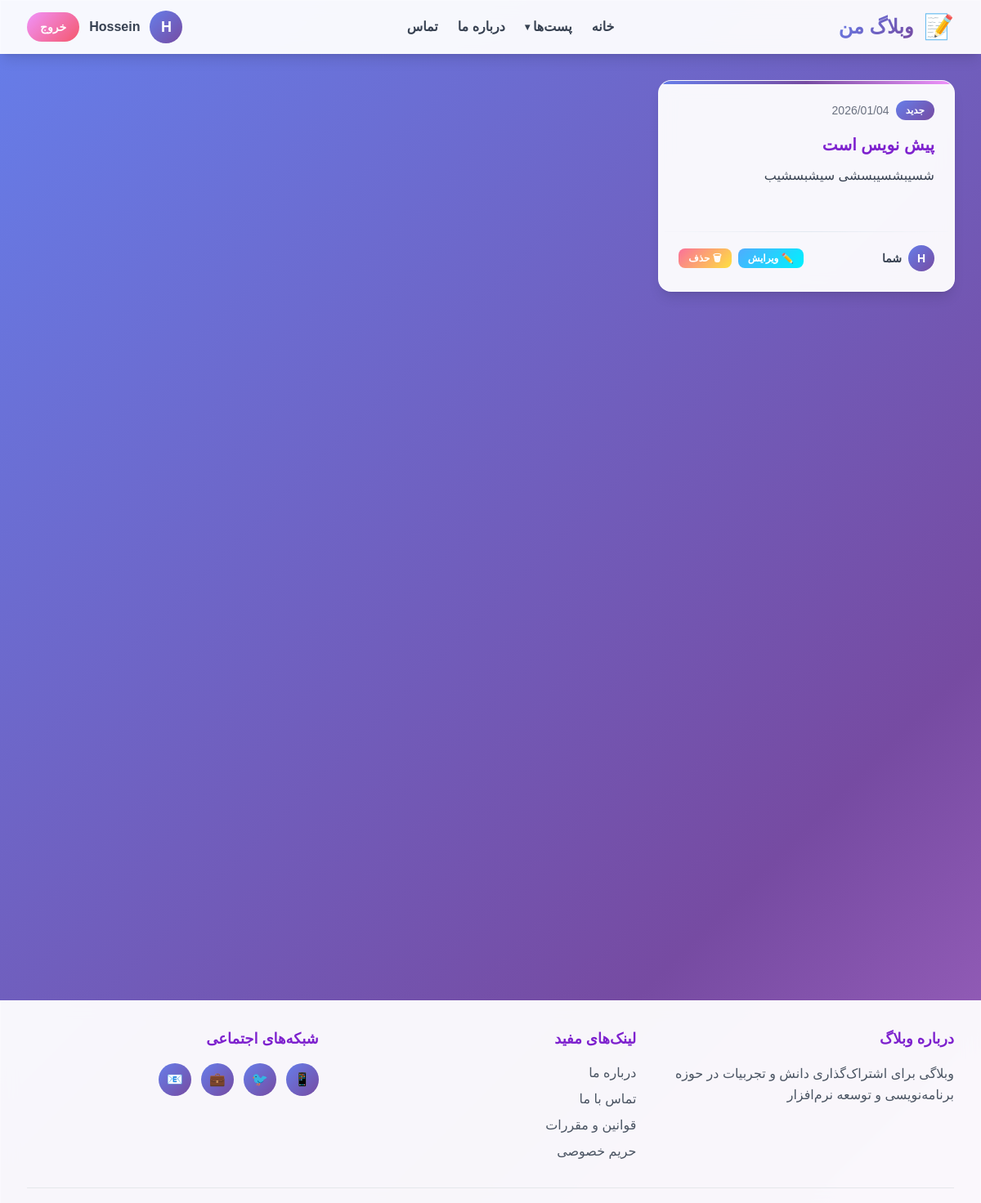
The app's page /mydrafts/ (signed in) with its own data.
### accounts/models.py (models this page shows)
class CustomUser(AbstractUser):
    email=models.CharField(unique=True)

### posts/models.py (models this page shows, shortened)
class Post(models.Model):
    title=models.CharField(max_length=100)
    description=models.TextField()
    author=models.ForeignKey(CustomUser,on_delete=models.CASCADE)
    created_at=models.DateTimeField(auto_now_add=True)
    updated_at=models.DateTimeField(auto_now=True)
    STATUS_CHOICES=(
        ('pub','عمومی'),
        ('drf','پیش نویس'),
    )
    status=models.CharField(choices=STATUS_CHOICES,max_length=100,default='drf')

### pages/views.py (the view)
# urls.py: path('mydrafts/',views.MyDrafts.as_view(),name='mydrafts'),
class MyDrafts(LoginRequiredMixin,generic.ListView):
    model=models.Post
    template_name='pages/mydrafts.html'
    context_object_name='posts'
    def get_queryset(self):
        return models.Post.objects.filter(author=self.request.user,status='drf')

### pages/templates/pages/mydrafts.html (shortened to what this page needs)
{% extends '_base.html' %}
{% block content %}
  <div class="min-h-[70vh] fade-in">
    <div class="grid grid-cols-1 md:grid-cols-2 lg:grid-cols-3 gap-6">
      {% if posts %}
        {% for post in posts %}
          <div class="post-card glass-effect rounded-2xl shadow-lg hover-lift fade-in">
            <a href="{% url 'post_detail' post.pk %}" class="block p-4 md:p-6">
              <div class="flex items-center gap-2 mb-3 md:mb-4">
                {% if forloop.first %}
                  <span class="badge text-xs">جدید</span>
                {% endif %}
                <span class="text-xs md:text-sm text-gray-500">{{ post.created_at|date:'Y/m/d' }}</span>
              </div>
              <h3 class="text-lg md:text-xl font-bold text-purple-700 mb-2 md:mb-3">{{ post.title }}</h3>
              <p class="text-sm md:text-base text-gray-700 mb-3 md:mb-4 leading-relaxed">{{ post.description|truncatewords:20 }}</p>
            </a>
            <div class="divider my-3 md:my-4"></div>
            <div class="px-4 md:px-6 pb-4 md:pb-6">
              <div class="flex items-center justify-between">
                <div class="flex items-center gap-2">
                  <div class="avatar text-sm" style="width: 32px; height: 32px; font-size: 14px;">{{ post.author.username.0 }}</div>
                  <div class="font-semibold text-gray-700 text-xs md:text-sm">شما</div>
                </div>
                {% if request.user == post.author %}
                  <div class="flex gap-1 md:gap-2">
                    <a href="{% url 'post_update' post.pk %}" class="px-2 md:px-3 py-1 btn-edit text-white rounded-lg text-xs font-bold">✏️ ویرایش</a>
                    <a href="{% url 'post_delete' post.pk %}" class="px-2 md:px-3 py-1 btn-delete text-white rounded-lg text-xs font-bold">🗑 حذف</a>
                  </div>
                {% endif %}
              </div>
            </div>
          </div>
        {% endfor %}
      {% else %}
        <div class="col-span-full text-center text-gray-600 py-20">هنوز پستی ایجاد نکرده‌اید.</div>
      {% endif %}
    </div>
  </div>
{% endblock %}

### templates/_base.html (shortened to what this page needs)
{% load static %}
<!DOCTYPE html>
<html lang="fa" dir="rtl">
  <head>
    <script src="https://cdn.tailwindcss.com"></script>
    <link rel="stylesheet" href="{% static 'css/style.css' %}" />
  </head>
  <body class="gradient-bg min-h-screen">
    <nav class="glass-effect shadow-lg sticky top-0 z-50 fade-in desktop-nav">
      <div class="max-w-7xl mx-auto px-4 sm:px-6 lg:px-8">
        <div class="flex justify-between items-center h-16">
          <div class="flex items-center gap-3">
            <div class="text-3xl floating">📝</div>
            <h1 class="text-2xl font-bold gradient-text">وبلاگ من</h1>
          </div>
          <div class="hidden md:flex items-center gap-6">
            <a href="{% url 'home' %}" class="text-gray-700 hover:text-purple-600 font-semibold transition-colors">خانه</a>
            <div class="relative group">
              <button class="text-gray-700 hover:text-purple-600 font-semibold transition-colors flex items-center gap-1">
                پست‌ها
                <span class="text-xs">▾</span>
              </button>
            </div>
            <a href="#" class="text-gray-700 hover:text-purple-600 font-semibold transition-colors">درباره ما</a>
            <a href="#" class="text-gray-700 hover:text-purple-600 font-semibold transition-colors">تماس</a>
          </div>
          <div class="flex items-center gap-3">
            {% if user.is_authenticated %}
              <a class="avatar" href="{% url 'profile' %}">{{ user.username.0 }}</a>
              <span class="hidden sm:inline text-gray-700 font-semibold">{{ user.username }}</span>
              <form action="{% url 'logout' %}" method="POST">
                <button class="px-4 py-2 btn-secondary text-white rounded-full font-semibold text-sm">خروج</button>
              </form>
            {% else %}
              <a href="{% url 'login' %}" class="px-4 py-2 btn-secondary text-white rounded-full font-semibold text-sm">ورود / ثبت‌نام</a>
            {% endif %}
          </div>
        </div>
      </div>
    </nav>
    <div class="max-w-7xl mx-auto px-4 sm:px-6 lg:px-8 py-8 mobile-padding-bottom">
      {% block content %}
      {% endblock %}
    </div>
    <footer class="glass-effect mt-16 py-8 desktop-nav">
      <div class="max-w-7xl mx-auto px-4 sm:px-6 lg:px-8">
        <div class="grid grid-cols-1 md:grid-cols-3 gap-8 mb-8">
          <div>
            <h3 class="font-bold text-purple-700 mb-4 text-lg">درباره وبلاگ</h3>
            <p class="text-gray-600 leading-relaxed">وبلاگی برای اشتراک‌گذاری دانش و تجربیات در حوزه برنامه‌نویسی و توسعه نرم‌افزار</p>
          </div>
          <div>
            <h3 class="font-bold text-purple-700 mb-4 text-lg">لینک‌های مفید</h3>
            <ul class="space-y-2">
              <li>
                <a href="#" class="text-gray-600 hover:text-purple-600 transition-colors">درباره ما</a>
              </li>
              <li>
                <a href="#" class="text-gray-600 hover:text-purple-600 transition-colors">تماس با ما</a>
              </li>
              <li>
                <a href="#" class="text-gray-600 hover:text-purple-600 transition-colors">قوانین و مقررات</a>
              </li>
              <li>
                <a href="#" class="text-gray-600 hover:text-purple-600 transition-colors">حریم خصوصی</a>
              </li>
            </ul>
          </div>
          <div>
            <h3 class="font-bold text-purple-700 mb-4 text-lg">شبکه‌های اجتماعی</h3>
            <div class="flex gap-3">
              <a href="#" class="w-10 h-10 btn-primary text-white rounded-full flex items-center justify-center">📱</a>
              <a href="#" class="w-10 h-10 btn-primary text-white rounded-full flex items-center justify-center">🐦</a>
              <a href="#" class="w-10 h-10 btn-primary text-white rounded-full flex items-center justify-center">💼</a>
              <a href="#" class="w-10 h-10 btn-primary text-white rounded-full flex items-center justify-center">📧</a>
            </div>
          </div>
        </div>
        <div class="text-center text-gray-600 pt-6 border-t border-gray-200">
        </div>
      </div>
    </footer>
  </body>
</html>

### static/css/style.css (style rules this page uses)
body { box-sizing: border-box; }
* { font-family: 'Vazirmatn', sans-serif; }
.fade-in { animation: fadeIn 0.6s ease-out; }
.hover-lift { transition: transform 0.3s ease, box-shadow 0.3s ease; }
.glass-effect { background: rgba(255, 255, 255, 0.95); backdrop-filter: blur(10px); border: 1px solid rgba(255, 255, 255, 0.3); }
.gradient-bg { background: linear-gradient(135deg, #667eea 0%, #764ba2 50%, #f093fb 100%); background-size: 200% 200%; animation: gradientShift 15s ease infinite; }
.gradient-text { background: linear-gradient(135deg, #667eea 0%, #764ba2 100%); -webkit-background-clip: text; -webkit-text-fill-color: transparent; background-clip: text; }
.btn-primary { background: linear-gradient(135deg, #667eea 0%, #764ba2 100%); transition: all 0.3s ease; }
.btn-secondary { background: linear-gradient(135deg, #f093fb 0%, #f5576c 100%); transition: all 0.3s ease; }
.btn-edit { background: linear-gradient(135deg, #4facfe 0%, #00f2fe 100%); }
.btn-delete { background: linear-gradient(135deg, #fa709a 0%, #fee140 100%); }
.post-card { position: relative; overflow: hidden; }
.post-card::before { content: ''; position: absolute; top: 0; left: 0; right: 0; height: 4px; background: linear-gradient(90deg, #667eea 0%, #764ba2 50%, #f093fb 100%); }
.badge { display: inline-block; padding: 4px 12px; border-radius: 20px; font-size: 12px; font-weight: 600; background: linear-gradient(135deg, #667eea 0%, #764ba2 100%); color: white; }
.avatar { width: 40px; height: 40px; border-radius: 50%; background: linear-gradient(135deg, #667eea 0%, #764ba2 100%); display: flex; align-items: center; justify-content: center; color: white; font-weight: bold; font-size: 18px; }
.divider { height: 1px; background: linear-gradient(90deg, transparent 0%, #e2e8f0 50%, transparent 100%); margin: 24px 0; }
.floating { animation: floating 3s ease-in-out infinite; }

### records on screen
CustomUser: username.0 "H", username "Hossein"
Post: created_at "2026/01/04", title "پیش نویس است", description "شسیبشسیبسشی سیشبسشیب", author.username.0 "H", shows "✏️ ویرایش"
